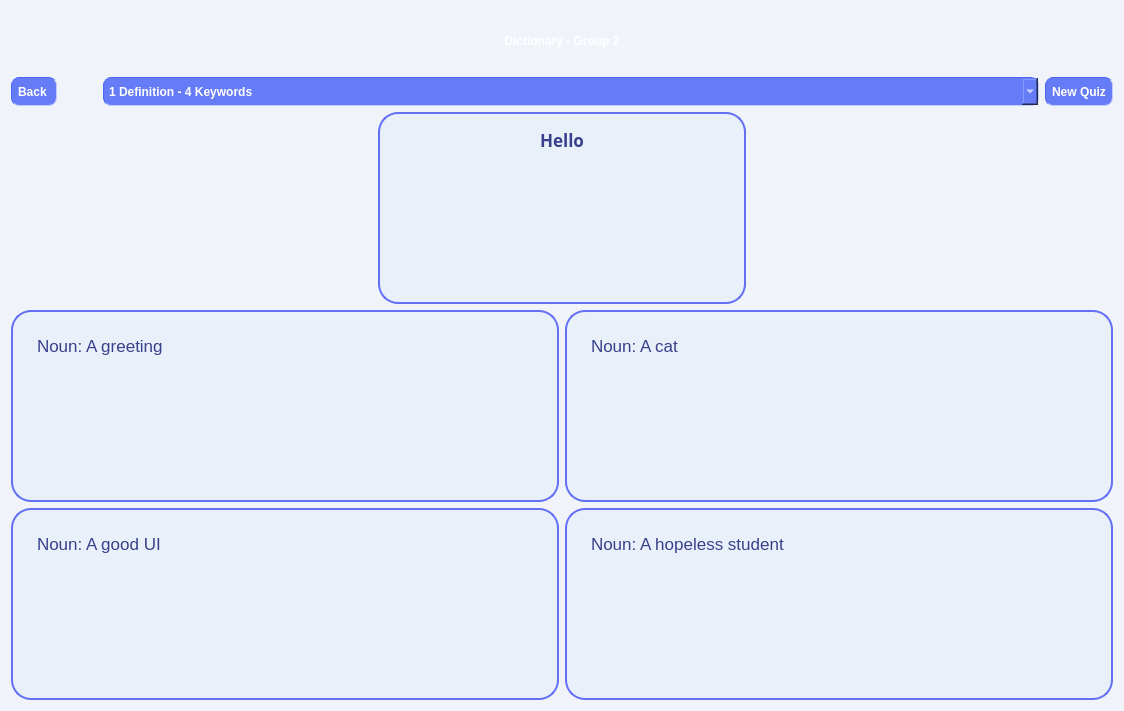
<?xml version="1.0" encoding="UTF-8"?>
<ui version="4.0">
 <class>Quiz</class>
 <widget class="QWidget" name="Quiz">
  <property name="geometry">
   <rect>
    <x>0</x>
    <y>0</y>
    <width>1124</width>
    <height>711</height>
   </rect>
  </property>
  <property name="windowTitle">
   <string>Form</string>
  </property>
  <property name="styleSheet">
   <string notr="true">background-color: rgb(240, 243, 250);</string>
  </property>
  <layout class="QFormLayout" name="formLayout">
   <item row="0" column="0" colspan="2">
    <layout class="QVBoxLayout" name="verticalLayout_2" stretch="0,2,0">
     <item>
      <layout class="QVBoxLayout" name="verticalLayout" stretch="0,3">
       <item>
        <widget class="QPushButton" name="pushButton_title">
         <property name="styleSheet">
          <string notr="true">padding: 20px;
border-radius: 20px;
  min-height: 20px;
  min-width: 20px;
background-image: url(:/background/images/bg/intro bg.png);
font: 24pt &quot;Audiowide&quot;;
font: bold;
color:white;</string>
         </property>
         <property name="text">
          <string>Dictionary - Group 2</string>
         </property>
        </widget>
       </item>
       <item>
        <layout class="QHBoxLayout" name="horizontalLayout_5" stretch="0,0,2,0">
         <property name="topMargin">
          <number>0</number>
         </property>
         <item>
          <widget class="QPushButton" name="pushButton_goBack_2">
           <property name="sizePolicy">
            <sizepolicy hsizetype="Fixed" vsizetype="Preferred">
             <horstretch>0</horstretch>
             <verstretch>0</verstretch>
            </sizepolicy>
           </property>
           <property name="styleSheet">
            <string notr="true">padding: 6px;
border-color: rgb(77, 101, 246);
border-width : 1px;
border-style:inset;
border-radius: 8px;
  min-height: 1px;
  min-width: 1px;
background-color: rgb(102, 124, 246);
font: 11pt &quot;Comfortaa&quot;;
font: bold;
color: white;</string>
           </property>
           <property name="text">
            <string>Back </string>
           </property>
           <property name="icon">
            <iconset resource="resources.qrc">
             <normaloff>:/img/images/back.svg</normaloff>:/img/images/back.svg</iconset>
           </property>
          </widget>
         </item>
         <item>
          <spacer name="horizontalSpacer">
           <property name="orientation">
            <enum>Qt::Horizontal</enum>
           </property>
           <property name="sizeHint" stdset="0">
            <size>
             <width>40</width>
             <height>20</height>
            </size>
           </property>
          </spacer>
         </item>
         <item>
          <widget class="QComboBox" name="comboBox">
           <property name="sizePolicy">
            <sizepolicy hsizetype="Preferred" vsizetype="Preferred">
             <horstretch>0</horstretch>
             <verstretch>0</verstretch>
            </sizepolicy>
           </property>
           <property name="minimumSize">
            <size>
             <width>13</width>
             <height>13</height>
            </size>
           </property>
           <property name="styleSheet">
            <string notr="true">padding: 5px;
border-color: rgb(77, 101, 246);
border-width : 1px;
border-style:inset;
border-radius: 8px;
  min-height: 1px;
  min-width: 1px;
color: white;
selection-color: rgb(39, 182, 240);
selection-background-color: rgb(77, 92, 245);
font: 11pt &quot;Comfortaa&quot;;
font: bold;
background-color: rgb(102, 124, 246);</string>
           </property>
           <item>
            <property name="text">
             <string>1 Definition - 4 Keywords</string>
            </property>
           </item>
           <item>
            <property name="text">
             <string>1 Keyword - 4 Definitions</string>
            </property>
           </item>
          </widget>
         </item>
         <item>
          <widget class="QPushButton" name="pushButton_goBack_3">
           <property name="sizePolicy">
            <sizepolicy hsizetype="Fixed" vsizetype="Preferred">
             <horstretch>0</horstretch>
             <verstretch>0</verstretch>
            </sizepolicy>
           </property>
           <property name="layoutDirection">
            <enum>Qt::RightToLeft</enum>
           </property>
           <property name="styleSheet">
            <string notr="true">padding: 6px;
border-color: rgb(77, 101, 246);
border-width : 1px;
border-style:inset;
border-radius: 8px;
  min-height: 1px;
  min-width: 1px;
background-color: rgb(102, 124, 246);
font: 11pt &quot;Comfortaa&quot;;
font: bold;
color: white;</string>
           </property>
           <property name="text">
            <string>New Quiz</string>
           </property>
           <property name="icon">
            <iconset resource="resources.qrc">
             <normaloff>:/img/images/new.svg</normaloff>:/img/images/new.svg</iconset>
           </property>
          </widget>
         </item>
        </layout>
       </item>
      </layout>
     </item>
     <item>
      <layout class="QHBoxLayout" name="horizontalLayout">
       <item>
        <layout class="QGridLayout" name="gridLayout_3">
         <item row="1" column="2">
          <spacer name="horizontalSpacer_6">
           <property name="orientation">
            <enum>Qt::Horizontal</enum>
           </property>
           <property name="sizeHint" stdset="0">
            <size>
             <width>40</width>
             <height>20</height>
            </size>
           </property>
          </spacer>
         </item>
         <item row="1" column="1">
          <widget class="QTextBrowser" name="textBrowser_10">
           <property name="sizePolicy">
            <sizepolicy hsizetype="Expanding" vsizetype="Fixed">
             <horstretch>0</horstretch>
             <verstretch>0</verstretch>
            </sizepolicy>
           </property>
           <property name="minimumSize">
            <size>
             <width>44</width>
             <height>44</height>
            </size>
           </property>
           <property name="font">
            <font>
             <family>Comfortaa</family>
             <pointsize>13</pointsize>
             <italic>false</italic>
             <bold>false</bold>
            </font>
           </property>
           <property name="autoFillBackground">
            <bool>false</bool>
           </property>
           <property name="styleSheet">
            <string notr="true">padding: 10px;
border-width : 2px;
border-style:solid;
border-radius: 20px;
  min-height: 20px;
  min-width: 20px;
background-color: rgb(233, 240, 250);
border-color: rgb(99, 112, 243);
font: 13pt &quot;Comfortaa&quot;;
color: rgb(56, 64, 139);</string>
           </property>
           <property name="html">
            <string>&lt;!DOCTYPE HTML PUBLIC &quot;-//W3C//DTD HTML 4.0//EN&quot; &quot;http://www.w3.org/TR/REC-html40/strict.dtd&quot;&gt;
&lt;html&gt;&lt;head&gt;&lt;meta name=&quot;qrichtext&quot; content=&quot;1&quot; /&gt;&lt;meta charset=&quot;utf-8&quot; /&gt;&lt;style type=&quot;text/css&quot;&gt;
p, li { white-space: pre-wrap; }
hr { height: 1px; border-width: 0; }
li.unchecked::marker { content: &quot;\2610&quot;; }
li.checked::marker { content: &quot;\2612&quot;; }
&lt;/style&gt;&lt;/head&gt;&lt;body style=&quot; font-family:'Comfortaa'; font-size:13pt; font-weight:400; font-style:normal;&quot;&gt;
&lt;p align=&quot;center&quot; style=&quot; margin-top:0px; margin-bottom:0px; margin-left:0px; margin-right:0px; -qt-block-indent:0; text-indent:0px;&quot;&gt;&lt;span style=&quot; font-weight:700;&quot;&gt;Hello&lt;/span&gt;&lt;/p&gt;&lt;/body&gt;&lt;/html&gt;</string>
           </property>
          </widget>
         </item>
         <item row="1" column="0">
          <spacer name="horizontalSpacer_7">
           <property name="orientation">
            <enum>Qt::Horizontal</enum>
           </property>
           <property name="sizeHint" stdset="0">
            <size>
             <width>40</width>
             <height>20</height>
            </size>
           </property>
          </spacer>
         </item>
        </layout>
       </item>
      </layout>
     </item>
     <item>
      <layout class="QGridLayout" name="gridLayout">
       <item row="1" column="1">
        <widget class="QTextBrowser" name="textBrowser_9">
         <property name="sizePolicy">
          <sizepolicy hsizetype="Preferred" vsizetype="Fixed">
           <horstretch>0</horstretch>
           <verstretch>0</verstretch>
          </sizepolicy>
         </property>
         <property name="minimumSize">
          <size>
           <width>64</width>
           <height>64</height>
          </size>
         </property>
         <property name="styleSheet">
          <string notr="true">padding: 20px;
border-width : 2px;
border-style:solid;
border-radius: 20px;
  min-height: 20px;
  min-width: 20px;
background-color: rgb(233, 240, 250);
border-color: rgb(99, 112, 243);
font: 13pt &quot;Comfortaa&quot;;
color: rgb(56, 64, 139);</string>
         </property>
         <property name="html">
          <string>&lt;!DOCTYPE HTML PUBLIC &quot;-//W3C//DTD HTML 4.0//EN&quot; &quot;http://www.w3.org/TR/REC-html40/strict.dtd&quot;&gt;
&lt;html&gt;&lt;head&gt;&lt;meta name=&quot;qrichtext&quot; content=&quot;1&quot; /&gt;&lt;meta charset=&quot;utf-8&quot; /&gt;&lt;style type=&quot;text/css&quot;&gt;
p, li { white-space: pre-wrap; }
hr { height: 1px; border-width: 0; }
li.unchecked::marker { content: &quot;\2610&quot;; }
li.checked::marker { content: &quot;\2612&quot;; }
&lt;/style&gt;&lt;/head&gt;&lt;body style=&quot; font-family:'Comfortaa'; font-size:13pt; font-weight:400; font-style:normal;&quot;&gt;
&lt;p style=&quot; margin-top:0px; margin-bottom:0px; margin-left:0px; margin-right:0px; -qt-block-indent:0; text-indent:0px;&quot;&gt;Noun: A hopeless student&lt;/p&gt;
&lt;p style=&quot;-qt-paragraph-type:empty; margin-top:0px; margin-bottom:0px; margin-left:0px; margin-right:0px; -qt-block-indent:0; text-indent:0px;&quot;&gt;&lt;br /&gt;&lt;/p&gt;&lt;/body&gt;&lt;/html&gt;</string>
         </property>
        </widget>
       </item>
       <item row="0" column="1">
        <widget class="QTextBrowser" name="textBrowser_7">
         <property name="sizePolicy">
          <sizepolicy hsizetype="Preferred" vsizetype="Fixed">
           <horstretch>0</horstretch>
           <verstretch>0</verstretch>
          </sizepolicy>
         </property>
         <property name="minimumSize">
          <size>
           <width>64</width>
           <height>64</height>
          </size>
         </property>
         <property name="styleSheet">
          <string notr="true">padding: 20px;
border-width : 2px;
border-style:solid;
border-radius: 20px;
  min-height: 20px;
  min-width: 20px;
background-color: rgb(233, 240, 250);
border-color: rgb(99, 112, 243);
font: 13pt &quot;Comfortaa&quot;;
color: rgb(56, 64, 139);</string>
         </property>
         <property name="html">
          <string>&lt;!DOCTYPE HTML PUBLIC &quot;-//W3C//DTD HTML 4.0//EN&quot; &quot;http://www.w3.org/TR/REC-html40/strict.dtd&quot;&gt;
&lt;html&gt;&lt;head&gt;&lt;meta name=&quot;qrichtext&quot; content=&quot;1&quot; /&gt;&lt;meta charset=&quot;utf-8&quot; /&gt;&lt;style type=&quot;text/css&quot;&gt;
p, li { white-space: pre-wrap; }
hr { height: 1px; border-width: 0; }
li.unchecked::marker { content: &quot;\2610&quot;; }
li.checked::marker { content: &quot;\2612&quot;; }
&lt;/style&gt;&lt;/head&gt;&lt;body style=&quot; font-family:'Comfortaa'; font-size:13pt; font-weight:400; font-style:normal;&quot;&gt;
&lt;p style=&quot; margin-top:0px; margin-bottom:0px; margin-left:0px; margin-right:0px; -qt-block-indent:0; text-indent:0px;&quot;&gt;Noun: A cat&lt;/p&gt;
&lt;p style=&quot;-qt-paragraph-type:empty; margin-top:0px; margin-bottom:0px; margin-left:0px; margin-right:0px; -qt-block-indent:0; text-indent:0px;&quot;&gt;&lt;br /&gt;&lt;/p&gt;&lt;/body&gt;&lt;/html&gt;</string>
         </property>
        </widget>
       </item>
       <item row="1" column="0">
        <widget class="QTextBrowser" name="textBrowser_8">
         <property name="sizePolicy">
          <sizepolicy hsizetype="Preferred" vsizetype="Fixed">
           <horstretch>0</horstretch>
           <verstretch>0</verstretch>
          </sizepolicy>
         </property>
         <property name="minimumSize">
          <size>
           <width>64</width>
           <height>64</height>
          </size>
         </property>
         <property name="styleSheet">
          <string notr="true">padding: 20px;
border-width : 2px;
border-style:solid;
border-radius: 20px;
  min-height: 20px;
  min-width: 20px;
background-color: rgb(233, 240, 250);
border-color: rgb(99, 112, 243);
font: 13pt &quot;Comfortaa&quot;;
color: rgb(56, 64, 139);</string>
         </property>
         <property name="html">
          <string>&lt;!DOCTYPE HTML PUBLIC &quot;-//W3C//DTD HTML 4.0//EN&quot; &quot;http://www.w3.org/TR/REC-html40/strict.dtd&quot;&gt;
&lt;html&gt;&lt;head&gt;&lt;meta name=&quot;qrichtext&quot; content=&quot;1&quot; /&gt;&lt;meta charset=&quot;utf-8&quot; /&gt;&lt;style type=&quot;text/css&quot;&gt;
p, li { white-space: pre-wrap; }
hr { height: 1px; border-width: 0; }
li.unchecked::marker { content: &quot;\2610&quot;; }
li.checked::marker { content: &quot;\2612&quot;; }
&lt;/style&gt;&lt;/head&gt;&lt;body style=&quot; font-family:'Comfortaa'; font-size:13pt; font-weight:400; font-style:normal;&quot;&gt;
&lt;p style=&quot; margin-top:0px; margin-bottom:0px; margin-left:0px; margin-right:0px; -qt-block-indent:0; text-indent:0px;&quot;&gt;Noun: A good UI&lt;/p&gt;
&lt;p style=&quot;-qt-paragraph-type:empty; margin-top:0px; margin-bottom:0px; margin-left:0px; margin-right:0px; -qt-block-indent:0; text-indent:0px;&quot;&gt;&lt;br /&gt;&lt;/p&gt;&lt;/body&gt;&lt;/html&gt;</string>
         </property>
        </widget>
       </item>
       <item row="0" column="0">
        <widget class="QTextBrowser" name="textBrowser_3">
         <property name="sizePolicy">
          <sizepolicy hsizetype="Preferred" vsizetype="Fixed">
           <horstretch>0</horstretch>
           <verstretch>0</verstretch>
          </sizepolicy>
         </property>
         <property name="minimumSize">
          <size>
           <width>64</width>
           <height>64</height>
          </size>
         </property>
         <property name="styleSheet">
          <string notr="true">padding: 20px;
border-width : 2px;
border-style:solid;
border-radius: 20px;
  min-height: 20px;
  min-width: 20px;
background-color: rgb(233, 240, 250);
border-color: rgb(99, 112, 243);
font: 13pt &quot;Comfortaa&quot;;
color: rgb(56, 64, 139);</string>
         </property>
         <property name="html">
          <string>&lt;!DOCTYPE HTML PUBLIC &quot;-//W3C//DTD HTML 4.0//EN&quot; &quot;http://www.w3.org/TR/REC-html40/strict.dtd&quot;&gt;
&lt;html&gt;&lt;head&gt;&lt;meta name=&quot;qrichtext&quot; content=&quot;1&quot; /&gt;&lt;meta charset=&quot;utf-8&quot; /&gt;&lt;style type=&quot;text/css&quot;&gt;
p, li { white-space: pre-wrap; }
hr { height: 1px; border-width: 0; }
li.unchecked::marker { content: &quot;\2610&quot;; }
li.checked::marker { content: &quot;\2612&quot;; }
&lt;/style&gt;&lt;/head&gt;&lt;body style=&quot; font-family:'Comfortaa'; font-size:13pt; font-weight:400; font-style:normal;&quot;&gt;
&lt;p style=&quot; margin-top:0px; margin-bottom:0px; margin-left:0px; margin-right:0px; -qt-block-indent:0; text-indent:0px;&quot;&gt;Noun: A greeting &lt;/p&gt;
&lt;p style=&quot;-qt-paragraph-type:empty; margin-top:0px; margin-bottom:0px; margin-left:0px; margin-right:0px; -qt-block-indent:0; text-indent:0px;&quot;&gt;&lt;br /&gt;&lt;/p&gt;&lt;/body&gt;&lt;/html&gt;</string>
         </property>
        </widget>
       </item>
      </layout>
     </item>
    </layout>
   </item>
  </layout>
 </widget>
 <resources>
  <include location="resources.qrc"/>
 </resources>
 <connections/>
</ui>
